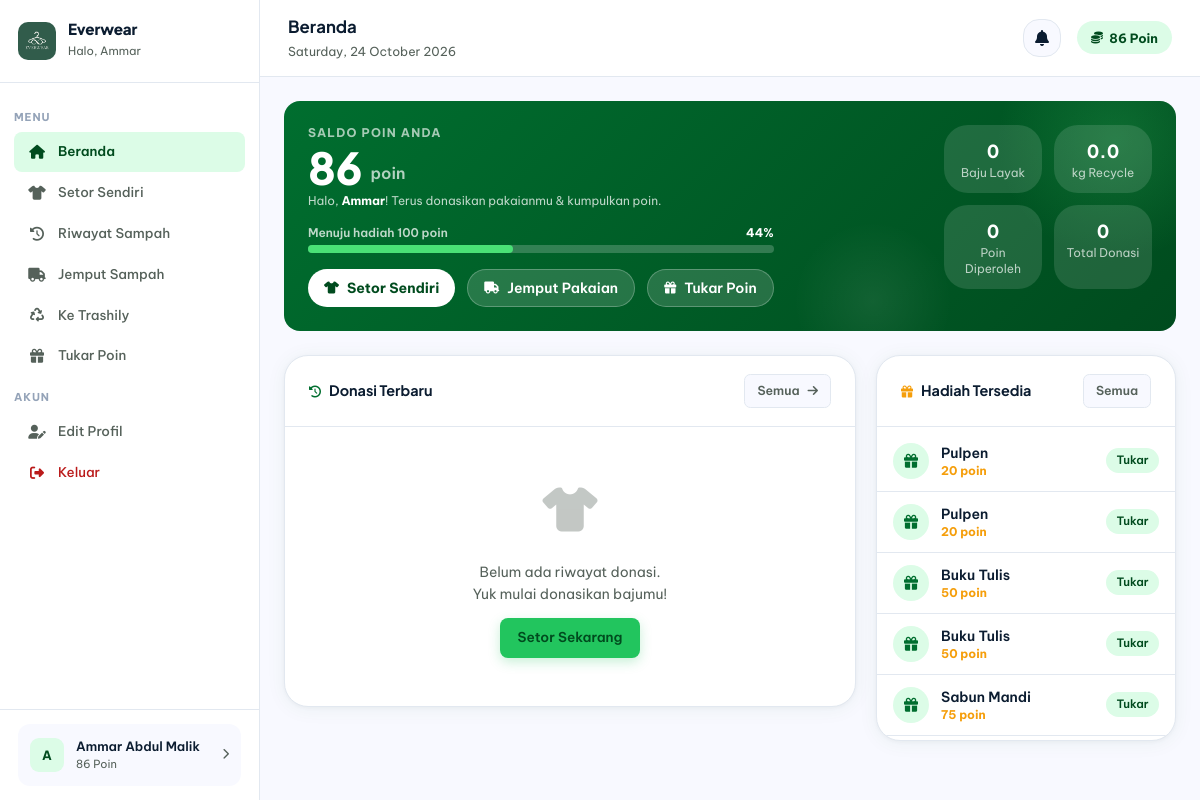
/everwear/dashboard.php (signed in), run on the app's committed database.
### tables this page shows
CREATE TABLE `users` (
  `id` int NOT NULL,
  `nama` varchar(100) NOT NULL,
  `email` varchar(100) NOT NULL,
  `password` varchar(255) NOT NULL,
  `no_hp` varchar(20) DEFAULT NULL,
  `alamat` text,
  `role` enum('admin','customer') DEFAULT 'customer',
  `poin` int DEFAULT '0',
  `created_at` timestamp NULL DEFAULT CURRENT_TIMESTAMP
);

CREATE TABLE `hadiah` (
  `id` int NOT NULL,
  `nama` varchar(100) NOT NULL,
  `deskripsi` text,
  `poin_dibutuhkan` int NOT NULL,
  `stok` int DEFAULT '0',
  `gambar` varchar(255) DEFAULT NULL,
  `is_active` tinyint(1) DEFAULT '1',
  `created_at` timestamp NULL DEFAULT CURRENT_TIMESTAMP
);

### everwear/dashboard.php (the view, shortened to what this page needs)
<?php
require_once '../config/database.php';
$uid  = $_SESSION['user_id'];
$user = $conn->query("SELECT nama, poin FROM users WHERE id = $uid")->fetch_assoc();
$total_donasi     = $conn->query("SELECT COUNT(*) as c FROM everwear_transaksi WHERE customer_id=$uid AND status='selesai'")->fetch_assoc()['c'];
$total_poin_all   = $conn->query("SELECT COALESCE(SUM(poin_diperoleh),0) as c FROM everwear_transaksi WHERE customer_id=$uid AND status='selesai'")->fetch_assoc()['c'];
$total_berat      = $conn->query("SELECT COALESCE(SUM(berat_kg),0) as c FROM everwear_transaksi WHERE customer_id=$uid AND kategori_pakaian='recycle' AND status='selesai'")->fetch_assoc()['c'];
$total_layak      = $conn->query("SELECT COUNT(*) as c FROM everwear_transaksi WHERE customer_id=$uid AND kategori_pakaian='layak_pakai' AND status='selesai'")->fetch_assoc()['c'];
$riwayat = $conn->query("
    SELECT id, kategori_pakaian, berat_kg, poin_diperoleh, created_at
    FROM everwear_transaksi
    WHERE customer_id = $uid
    ORDER BY created_at DESC LIMIT 5
");
$hadiah = $conn->query("
    SELECT id, nama, poin_dibutuhkan, stok
    FROM hadiah WHERE is_active=1
    ORDER BY poin_dibutuhkan ASC LIMIT 5
");
$poin = $user['poin'];
$next_hadiah = $conn->query("SELECT poin_dibutuhkan FROM hadiah WHERE is_active=1 AND poin_dibutuhkan > $poin ORDER BY poin_dibutuhkan ASC LIMIT 1")->fetch_assoc();
$progress_pct = 0;
if ($next_hadiah) {
    $prev = $conn->query("SELECT COALESCE(MAX(poin_dibutuhkan),0) as p FROM hadiah WHERE is_active=1 AND poin_dibutuhkan <= $poin")->fetch_assoc()['p'];
    $range = $next_hadiah['poin_dibutuhkan'] - $prev;
    $progress_pct = $range > 0 ? min(100, round(($poin - $prev) / $range * 100)) : 100;
}
?>
<!DOCTYPE html>
<html lang="id">
<head>
    <link rel="stylesheet" href="https://cdnjs.cloudflare.com/ajax/libs/font-awesome/6.5.0/css/all.min.css">
    <link rel="stylesheet" href="../assets/css/output.css">
</head>
<body>
<div class="layout">
    <?php include '../includes/sidebar_everwear.php'; ?>
    <main class="main">
        <div class="topbar">
            <div class="topbar-left">
                <div>
                    <h1>Beranda</h1>
                    <p><?= date('l, d F Y') ?></p>
                </div>
            </div>
            <div class="topbar-right">
                <?php include '../includes/notif_customer.php'; ?>
                <div class="poin-badge">
                    <i class="fa-solid fa-coins text-xs"></i>
                    <?= number_format($poin, 0, ',', '.') ?> Poin
                </div>
            </div>
        </div>
        <div class="content">
            <div class="relative overflow-hidden rounded-2xl mb-6"
                 style="background: linear-gradient(135deg, #006e2f 0%, #004b1e 100%)">
                <div class="absolute rounded-full pointer-events-none"
                     style="width:240px;height:240px;top:-80px;right:-60px;background:radial-gradient(circle,rgba(74,225,118,.18) 0%,transparent 70%)"></div>
                <div class="absolute rounded-full pointer-events-none"
                     style="width:160px;height:160px;bottom:-50px;right:25%;background:radial-gradient(circle,rgba(255,255,255,.07) 0%,transparent 70%)"></div>
                <div class="relative z-10 p-6">
                    <div class="flex flex-col sm:flex-row sm:items-start sm:justify-between gap-4">
                        <div>
                            <p class="text-xs font-bold uppercase tracking-widest mb-1" style="color:rgba(255,255,255,.65)">
                                Saldo Poin Anda
                            </p>
                            <div class="flex items-end gap-2 mb-1">
                                <span class="font-extrabold text-white leading-none"
                                      style="font-family:var(--font-display);font-size:2.75rem">
                                    <?= number_format($poin, 0, ',', '.') ?>
                                </span>
                                <span class="text-base font-semibold mb-1" style="color:rgba(255,255,255,.7)">poin</span>
                            </div>
                            <p class="text-xs mb-4" style="color:rgba(255,255,255,.75)">
                                Halo, <strong class="text-white"><?= htmlspecialchars(explode(' ', $user['nama'])[0]) ?></strong>! Terus donasikan pakaianmu & kumpulkan poin.
                            </p>
                            <?php if ($next_hadiah): ?>
                            <div class="mb-4">
                                <div class="flex items-center justify-between mb-1">
                                    <span class="text-xs font-semibold" style="color:rgba(255,255,255,.75)">
                                        Menuju hadiah <?= htmlspecialchars($next_hadiah['poin_dibutuhkan']) ?> poin
                                    </span>
                                    <span class="text-xs font-bold text-white"><?= $progress_pct ?>%</span>
                                </div>
                                <div class="rounded-full h-2" style="background:rgba(255,255,255,.2)">
                                    <div class="h-2 rounded-full transition-all"
                                         style="width:<?= $progress_pct ?>%;background:var(--color-inverse-primary)"></div>
                                </div>
                            </div>
                            <?php endif; ?>
                            <div class="flex gap-3 flex-wrap">
                                <a href="setor.php"
                                   class="inline-flex items-center gap-2 px-4 py-2 rounded-xl text-sm font-bold"
                                   style="background:#fff;color:var(--color-primary-dark)">
                                    <i class="fa-solid fa-shirt text-xs"></i> Setor Sendiri
                                </a>
                                <a href="jemput.php"
                                   class="inline-flex items-center gap-2 px-4 py-2 rounded-xl text-sm font-semibold"
                                   style="background:rgba(255,255,255,.15);color:#fff;border:1px solid rgba(255,255,255,.25)">
                                    <i class="fa-solid fa-truck text-xs"></i> Jemput Pakaian
                                </a>
                                <a href="penukaran.php"
                                   class="inline-flex items-center gap-2 px-4 py-2 rounded-xl text-sm font-semibold"
                                   style="background:rgba(255,255,255,.15);color:#fff;border:1px solid rgba(255,255,255,.25)">
                                    <i class="fa-solid fa-gift text-xs"></i> Tukar Poin
                                </a>
                            </div>
                        </div>
                        <div class="grid grid-cols-2 gap-3 sm:w-52 flex-shrink-0">
                            <div class="rounded-xl p-3 text-center" style="background:rgba(255,255,255,.12)">
                                <div class="text-lg font-extrabold text-white" style="font-family:var(--font-display)"><?= $total_layak ?></div>
                                <div class="text-xs" style="color:rgba(255,255,255,.7)">Baju Layak</div>
                            </div>
                            <div class="rounded-xl p-3 text-center" style="background:rgba(255,255,255,.12)">
                                <div class="text-lg font-extrabold text-white" style="font-family:var(--font-display)"><?= number_format($total_berat, 1) ?></div>
                                <div class="text-xs" style="color:rgba(255,255,255,.7)">kg Recycle</div>
                            </div>
                            <div class="rounded-xl p-3 text-center" style="background:rgba(255,255,255,.12)">
                                <div class="text-lg font-extrabold text-white" style="font-family:var(--font-display)"><?= number_format($total_poin_all) ?></div>
                                <div class="text-xs" style="color:rgba(255,255,255,.7)">Poin Diperoleh</div>
                            </div>
                            <div class="rounded-xl p-3 text-center" style="background:rgba(255,255,255,.12)">
                                <div class="text-lg font-extrabold text-white" style="font-family:var(--font-display)"><?= $total_donasi ?></div>
                                <div class="text-xs" style="color:rgba(255,255,255,.7)">Total Donasi</div>
                            </div>
                        </div>
                    </div>
                </div>
            </div>
            <div class="dashboard-grid">
                <div class="card">
                    <div class="card-header">
                        <h3><i class="fa-solid fa-clock-rotate-left text-xs mr-2" style="color:var(--color-primary)"></i>Donasi Terbaru</h3>
                        <a href="riwayat.php" class="btn btn-ghost btn-sm">Semua <i class="fa-solid fa-arrow-right text-xs"></i></a>
                    </div>
                    <?php if ($riwayat->num_rows === 0): ?>
                    <div class="empty-state">
                        <div class="empty-icon"><i class="fa-solid fa-shirt"></i></div>
                        <p>Belum ada riwayat donasi.<br>Yuk mulai donasikan bajumu!</p>
                        <a href="setor.php" class="btn btn-primary mt-3">Setor Sekarang</a>
                    </div>
                    <?php endif; ?>
                </div>
                <div class="card">
                    <div class="card-header">
                        <h3><i class="fa-solid fa-gift text-xs mr-2" style="color:var(--color-amber)"></i>Hadiah Tersedia</h3>
                        <a href="penukaran.php" class="btn btn-ghost btn-sm">Semua</a>
                    </div>
                    <div style="padding:.25rem 0">
                        <?php while ($h = $hadiah->fetch_assoc()):
                            $can = $poin >= $h['poin_dibutuhkan'];
                        ?>
                        <div class="flex items-center gap-3 px-4 py-3 border-b" style="border-color:var(--color-border)">
                            <div class="w-9 h-9 rounded-xl flex items-center justify-center flex-shrink-0"
                                 style="background:<?= $can ? 'var(--color-primary-light)' : 'var(--color-surface)' ?>">
                                <i class="fa-solid fa-gift text-sm" style="color:<?= $can ? 'var(--color-primary)' : 'var(--color-ink-subtle)' ?>"></i>
                            </div>
                            <div class="flex-1 min-w-0">
                                <div class="text-sm font-semibold truncate"><?= htmlspecialchars($h['nama']) ?></div>
                                <div class="text-xs font-bold" style="color:var(--color-amber)"><?= number_format($h['poin_dibutuhkan']) ?> poin</div>
                            </div>
                            <?php if ($can): ?>
                                <a href="penukaran.php" class="badge badge-green flex-shrink-0 cursor-pointer">Tukar</a>
                            <?php else: ?>
                                <span class="badge badge-gray flex-shrink-0">
                                    <?= number_format($h['poin_dibutuhkan'] - $poin) ?> lagi
                                </span>
                            <?php endif; ?>
                        </div>
                        <?php endwhile; ?>
                    </div>
                </div>
            </div>
        </div>
    </main>
</div>
</body>
</html>

### data on the page
users: poin "86", nama "Ammar"
hadiah: nama "Pulpen", poin_dibutuhkan "20", shows "Tukar"
hadiah: nama "Pulpen", poin_dibutuhkan "20", shows "Tukar"
hadiah: nama "Buku Tulis", poin_dibutuhkan "50", shows "Tukar"
hadiah: nama "Buku Tulis", poin_dibutuhkan "50", shows "Tukar"
hadiah: nama "Sabun Mandi", poin_dibutuhkan "75", shows "Tukar"

### other printed values
explode(' ', $_SESSION['nama'] ?? 'Customer')[0] "Ammar"
substr($_SESSION['nama'] ?? 'E', 0, 1) "A"
$_SESSION['nama'] "Ammar Abdul Malik"
$_SESSION['poin'] "86"
$next_hadiah['poin_dibutuhkan'] "100"
$progress_pct "44"
$total_layak "0"
$total_berat "0.0"
$total_poin_all "0"
$total_donasi "0"
